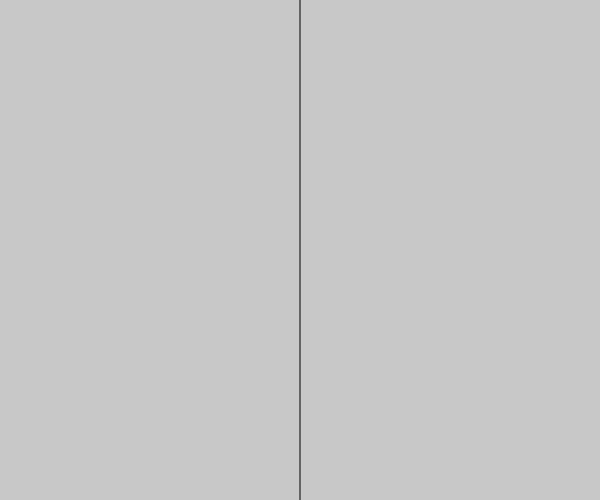
Frame 1 (no input)
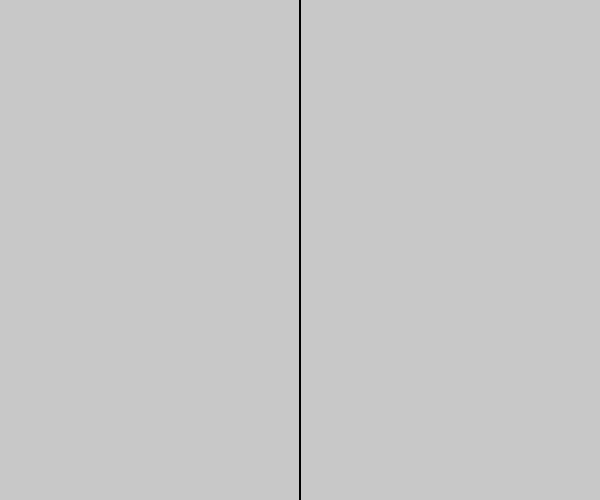
Frame 60 (no input)
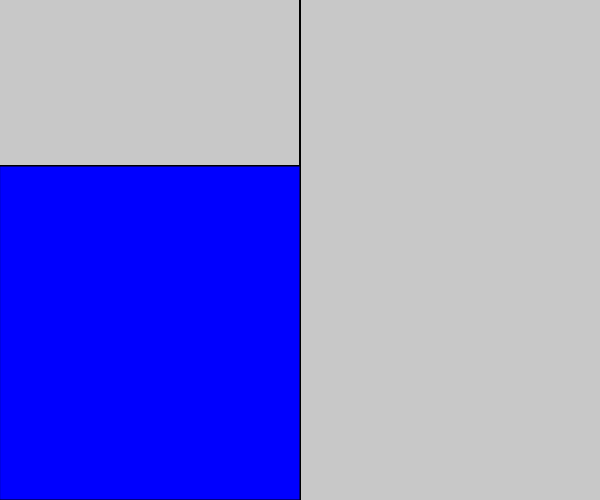
Frame 120 (the mouse pressed at the canvas centre since frame 60)

The p5.js sketch that drew these frames (run headless with seeded random() and noise() and a simulated clock; from frame 60 on, the mouse is pressed at the canvas centre):

// p5.js sketch
// ── sketch.js
function setup() {
	createCanvas(600,500);
	background(200);
}

function draw() {
  line(width/2,0,width/2, height);
  
  if(mouseX <= 300 && mouseY <= 166){
    if(mouseIsPressed){
      fill(255,0,0);
      rect(0,0,300,166);
    }
  }
  if(mouseX <= 300 && mouseY >166){
    if(mouseIsPressed){
      fill(0,0,255);
      rect(0,166,300,334);
    }
  }
  if(mouseX > 300 & mouseX < 500){
    if(mouseIsPressed){
      fill(100,0,100);
      rect(300,0,300,height);
    }
  }
  if(mouseX > 500){
    if(mousePressed){
      fill(255,255,255);
      rect(500,0,100,height);
    }
  }
}

function mousePressed(){

}
